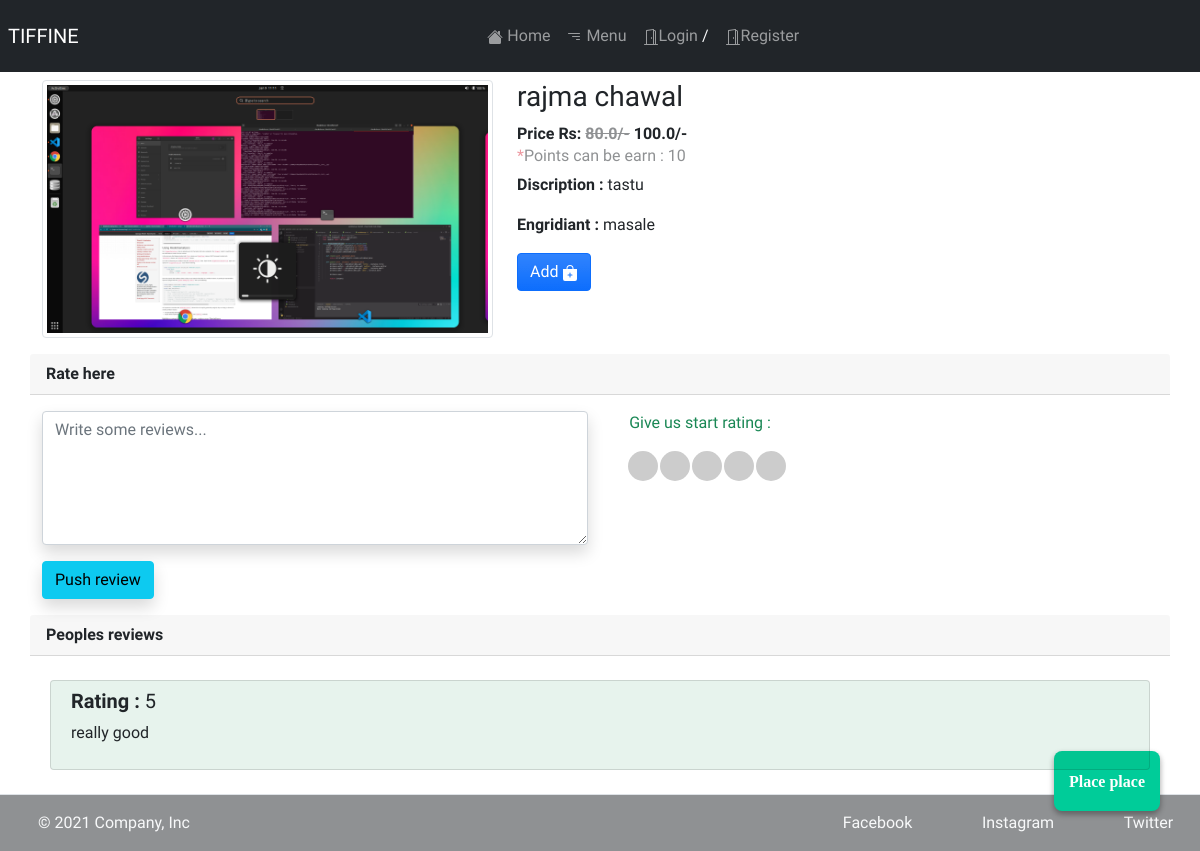
The app's page /order-deatial/1 with its own data.
### tiffine_site/models.py (models this page shows, shortened)
class MainDishModel(models.Model):
    name = models.CharField(max_length=100)
    deatil = models.CharField(max_length=255)
    price = models.FloatField()
    discounted = models.FloatField()
    availablity = models.BooleanField(default=True)
    image = models.ImageField(upload_to='pictures')
    ingredients = models.CharField(max_length=255)
    type_of = models.CharField(choices=type_of, max_length=10, blank=True)

class CommentAndRating(models.Model):
    user = models.ForeignKey(
        User, on_delete=models.SET_NULL, blank=True, null=True, unique=False)
    dish = models.ForeignKey(
        MainDishModel, on_delete=models.SET_NULL, blank=True, null=True)
    comment = models.TextField(max_length=250)
    rating = models.IntegerField(default=0)
    timestamp = models.DateTimeField(auto_now_add=True)

### tiffine_site/views.py (the view, shortened to what this page needs)
# urls.py: path('order-deatial/<int:pk>', OrderPlace.as_view(), name='deatail-view'),
class OrderPlace(View):
    def get(self, request, *args, **kwargs):
        dish_obj = MainDishModel.objects.get(pk=kwargs['pk'])
        rating_obj = CommentAndRating.objects.filter(pk=kwargs['pk'])
        context = {
            'dish_obj': dish_obj,
            'rating_obj': rating_obj,
        }
        template = 'deatail_view.html'
        return render(request, template_name=template, context=context)

### tiffine_site/templates/deatail_view.html (shortened to what this page needs)
{% extends 'base.html' %}
{% block content %}
{% load static %}
<link rel="stylesheet" href="{% static 'css/deatail_view.css' %}">
<link rel="stylesheet" href="https://cdnjs.cloudflare.com/ajax/libs/font-awesome/5.15.3/css/all.min.css"/>
<div class="container">
  <a href="{% url 'payment-checkout' %}" class="float">
    <i class="fa my-float">Place place</i>
    </a>
    <div class="product_detail mt-2">
        <div class="row">
            <div class="col-md-5 col-sm-10">
                <img src="{{ dish_obj.image.url }}" alt="" class="img-thumbnail materialboxed order-sm-2">
            </div>
            <div class="col-md-5 col-sm-10 order-sm-1">
                <h3>{{dish_obj.name}}
                </h3>
                <strong>Price Rs: <span class="text-decoration-line-through opacity-50">{{dish_obj.discounted}}/-</span> {{dish_obj.price}}/-</strong>
                <h6 class="opacity-50"> <span class="text-danger">*</span>Points can be earn : 10</h6>
                <p><strong>Discription : </strong> {{dish_obj.deatil}}</p>
                <p><strong>Engridiant : </strong>{{dish_obj.ingredients}}</p>
                <a  class="btn btn-primary bg-gradient text-center" id="add-dabba">
                {% if user.is_authenticated %}
                  {% if is_c == True %}
                    Remove
                    {% else %}
                    Add
                  {% endif %}
                  {% else %}
                  Add
                {% endif %}
              </a>
            </div>
        </div>
        <div class="row">
          <strong class="card-header">Rate here</strong>
            <div class="col-md-6 col-sm-12 mt-3">
                <textarea class="form-control shadow" rows="5" id="comment" placeholder="Write some reviews..."></textarea>
            </div>
            <div class=" col-md-6 col-sm-12 mt-3 rating ">
              <p class="text-center text-success">Give us start rating : </p>
                <span><input type="radio" name="rating" id="str5" value="5"><label for="str5"></label></span>
                <span><input type="radio" name="rating" id="str4" value="4"><label for="str4"></label></span>
                <span><input type="radio" name="rating" id="str3" value="3"><label for="str3"></label></span>
                <span><input type="radio" name="rating" id="str2" value="2"><label for="str2"></label></span>
                <span><input type="radio" name="rating" id="str1" value="1"><label for="str1"></label></span>
            </div>
            <div class="row mt-3">
                <div class="d-flex col-md-6 col-sm-12 w-auto">
                  <button class="btn btn-info shadow" id="push-review">Push review</button>
                </div>
            </div>
        </div>
        <div class="row" >
            <strong class="card-header">Peoples reviews</strong>
            <div class="col-md-12 col-sm-12 h-75" id='comment-box'>
                {% for rate_obj in rating_obj %}
                  <div class='row card overflow-auto bg-success bg-opacity-10 m-2 p-2'>
                    <h5><strong>Rating : </strong>{{rate_obj.rating}}</h5>
                    <p>{{rate_obj.comment}}</p>
                  </div>
                {% endfor %}
            </div>
        </div>
    </div>
</div>
{% endblock %}

### tiffine_site/static/css/base_.css (style rules this page uses)
* { font-family: "Arimo", sans-serif; }

### tiffine_site/static/css/deatail_view.css (style rules this page uses)
.rating { float: left; width: 200px; }
.rating span { float: right; position: relative; }
.rating span label { display: inline-block; width: 30px; height: 30px; text-align: center; color: #fff; background: #ccc; font-size: 30px; margin-right: 2px; line-height: 30px; border-radius: 50%; -webkit-border-radius: 50%; }
* { padding: 0; margin: 0; }
.float { position: fixed; height: 60px; bottom: 40px; right: 40px; background-color: #0c9; color: #fff; border-radius: 8px; padding-left: 15px; padding-right: 15px; text-align: center; box-shadow: 2px 2px 3px #999; box-shadow: 0 3px 6px rgba(0, 0, 0, 0.16), 0 3px 6px rgba(0, 0, 0, 0.23); transition: 0.3s; -webkit-tap-highlight-color: rgba(0, 0, 0, 0); }
.my-float { margin-top: 22px; }

### records on screen
MainDishModel: image (picture), name "rajma chawal", discounted "80.0", price "100.0", deatil "tastu", ingredients "masale"
CommentAndRating: rating "5", comment "really good"
